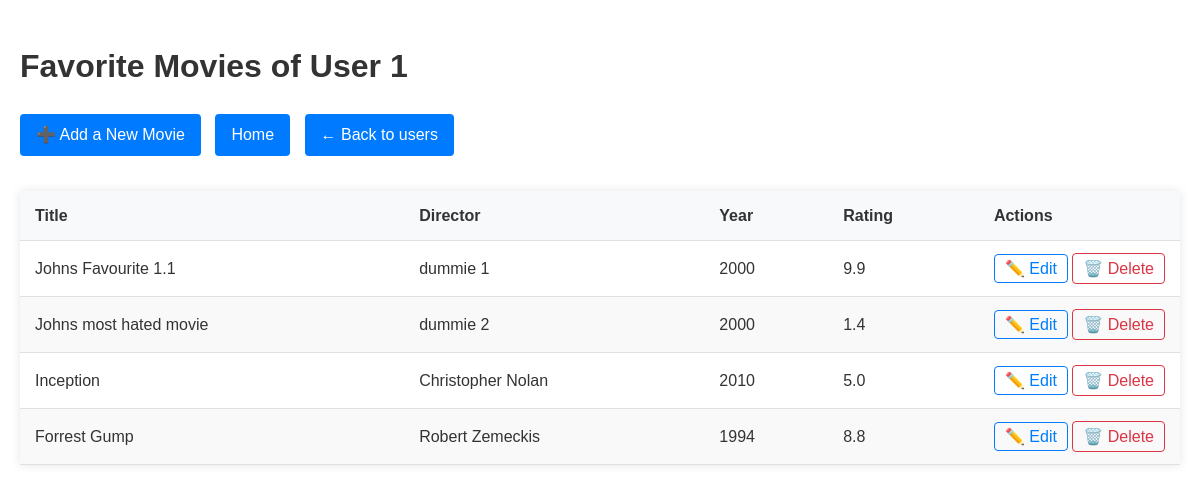
Page /user/1 on the committed database.
### models.py (models this page shows)
class Movie(Base):
    __tablename__ = "movies"
    id = Column(Integer, primary_key=True)
    user_id = Column(Integer, ForeignKey("users.id"))
    title = Column(String, nullable=False)
    director = Column(String)
    writer = Column(String)
    actors = Column(String)
    year = Column(Integer)
    rating = Column(Float, CheckConstraint('rating >= 0 AND rating <= 10'))
    genre = Column(String)
    runtime = Column(String)
    plot = Column(Text)
    comment = Column(Text)
    user = relationship("User", back_populates="movies")

### app.py (the view)
@app.route("/user/<int:user_id>")
def user_movies(user_id):
    user = data_manager.get_user_by_id(user_id)
    movies = data_manager.get_user_movies(user_id)
    return render_template("movie_list.html", user_id=user_id, movies=movies)

### data_manager/sqlite_data_manager.py (called while the page is built)
    def get_user_movies(self, user_id):
        session = self.Session()
        try:
            user = session.query(User).filter_by(id=user_id).first()
            if user:
                return user.movies
            return []
        finally:
            session.close()

    def get_user_by_id(self, user_id):
        session = self.Session()
        try:
            return session.query(User).filter_by(id=user_id).first()
        finally:
            session.close()

### templates/movie_list.html (shortened to what this page needs)
<!DOCTYPE html>
<html lang="en">
<head>
    <link rel="stylesheet" href="{{ url_for('static', filename='styles.css') }}">
</head>
<body>
{% extends "base.html" %}
{% block content %}
  <h1>Favorite Movies of User {{ user_id }}</h1>
  <div class="table-controls">
    <a href="{{ url_for('add_movie', user_id=user_id) }}" class="btn">➕ Add a New Movie</a>
    <a href="{{ url_for('home') }}" class="btn">Home</a>
    <a href="{{ url_for('list_users') }}" class="btn">← Back to users</a>
  </div>
  <div class="table-container">
    <table>
      <thead>
        <tr>
          <th>Title</th>
          <th>Director</th>
          <th>Year</th>
          <th>Rating</th>
          <th class="actions">Actions</th>
        </tr>
      </thead>
      <tbody>
        {% for movie in movies %}
          <tr>
            <td data-label="Title">{{ movie.title }}</td>
            <td data-label="Director">{{ movie.director or '-' }}</td>
            <td data-label="Year">{{ movie.year or '-' }}</td>
            <td data-label="Rating">{{ "%.1f"|format(movie.rating) if movie.rating else '-' }}</td>
            <td data-label="Actions" class="actions">
              <a href="{{ url_for('update_movie', user_id=user_id, movie_id=movie.id) }}" class="edit-btn">✏️ Edit</a>
               <form action="{{ url_for('delete_movie', user_id=user_id, movie_id=movie.id) }}" method="POST" style="display: inline;">
                 <button type="submit" class="delete-btn">🗑️ Delete</button>
                </form>
            </td>
          </tr>
        {% endfor %}
      </tbody>
    </table>
  </div>
{% endblock %}

### static/styles.css (style rules this page uses)
body { font-family: Arial, sans-serif; line-height: 1.6; margin: 0; padding: 20px; color: #333; }
.table-container { overflow-x: auto; margin: 20px 0; max-width: 1200px; margin-left: auto; margin-right: auto; box-shadow: 0 0 10px rgba(0,0,0,0.1); }
table { width: 100%; border-collapse: collapse; min-width: 600px; }
th, td { padding: 12px 15px; text-align: left; border-bottom: 1px solid #e0e0e0; }
th { background-color: #f8f9fa; font-weight: 600; color: #333; position: sticky; top: 0; }
tr:nth-child(even) { background-color: #f9f9f9; }
.actions { white-space: nowrap; width: 120px; }
.btn { display: inline-block; padding: 8px 16px; background-color: #007bff; color: white; text-decoration: none; border-radius: 4px; margin-right: 10px; margin-bottom: 15px; transition: all 0.3s; }
.edit-btn { color: #007bff; text-decoration: none; padding: 5px 10px; border: 1px solid #007bff; border-radius: 4px; transition: all 0.3s; }
.delete-btn { color: #dc3545; background: none; border: 1px solid #dc3545; border-radius: 4px; padding: 5px 10px; cursor: pointer; transition: all 0.3s; font-family: inherit; font-size: inherit; }

### rows in the picture
Movie: title "Johns Favourite 1.1", director "dummie 1", year "2000", rating "9.9"
Movie: title "Johns most hated movie", director "dummie 2", year "2000", rating "1.4"
Movie: title "Inception", director "Christopher Nolan", year "2010", rating "5.0"
Movie: title "Forrest Gump", director "Robert Zemeckis", year "1994", rating "8.8"

### other values in the picture
{{ user_id }} "1"
